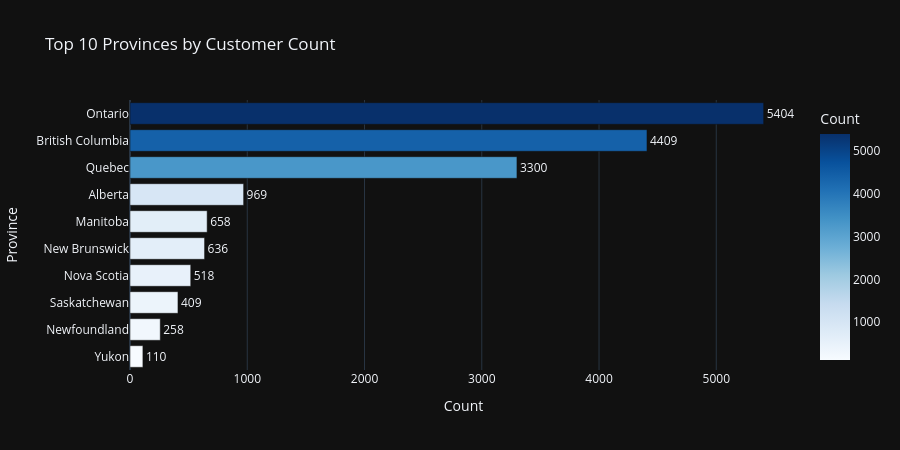

The cell this chart's notebook holds for it:
### Markdown cell above
### 1.5 Geographic Distribution

### Code cell
province_counts = loyalty['Province'].value_counts().head(10).reset_index()
province_counts.columns = ['Province', 'Count']

fig = px.bar(province_counts, x='Count', y='Province', orientation='h',
             title='Top 10 Provinces by Customer Count',
             color='Count', color_continuous_scale='Blues', text='Count')
fig.update_traces(textposition='outside')
fig.update_layout(template=DARK_TEMPLATE, height=450, yaxis={'categoryorder': 'total ascending'})
fig.show()

### Figure 1 — Plotly figure (JSON) as saved in the notebook; plotly's stock layout.template omitted (floating-point values rounded to 4 significant figures)
{"data": [{"hovertemplate": "Count=%{marker.color}<br>Province=%{y}<extra></extra>", "legendgroup": "", "marker": {"color": [5404, 4409, 3300, 969, 658, 636, 518, 409, 258, 110], "coloraxis": "coloraxis", "pattern": {"shape": ""}}, "name": "", "orientation": "h", "showlegend": false, "text": [5404.0, 4409.0, 3300.0, 969.0, 658.0, 636.0, 518.0, 409.0, 258.0, 110.0], "textposition": "outside", "type": "bar", "x": [5404, 4409, 3300, 969, 658, 636, 518, 409, 258, 110], "xaxis": "x", "y": ["Ontario", "British Columbia", "Quebec", "Alberta", "Manitoba", "New Brunswick", "Nova Scotia", "Saskatchewan", "Newfoundland", "Yukon"], "yaxis": "y"}], "layout": {"barmode": "relative", "coloraxis": {"autocolorscale": false, "colorbar": {"title": {"text": "Count"}}, "colorscale": [[0, "rgb(247,251,255)"], [0.125, "rgb(222,235,247)"], [0.25, "rgb(198,219,239)"], [0.375, "rgb(158,202,225)"], [0.5, "rgb(107,174,214)"], [0.625, "rgb(66,146,198)"], [0.75, "rgb(33,113,181)"], [0.875, "rgb(8,81,156)"], [1, "rgb(8,48,107)"]]}, "height": 450, "legend": {"tracegroupgap": 0}, "title": {"text": "Top 10 Provinces by Customer Count"}, "xaxis": {"anchor": "y", "domain": [0, 1], "title": {"text": "Count"}}, "yaxis": {"anchor": "x", "categoryorder": "total ascending", "domain": [0, 1], "title": {"text": "Province"}}}}
